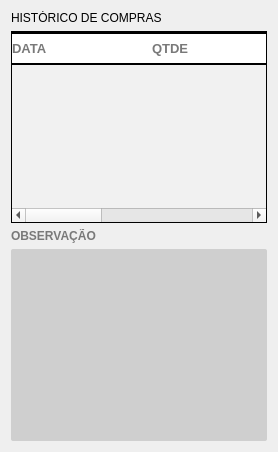
              <widget class="QWidget" name="HISTORICO">
               <attribute name="title">
                <string>HISTORICO</string>
               </attribute>
               <layout class="QVBoxLayout" name="verticalLayout_7">
                <item>
                 <widget class="QLabel" name="lb_FormProdutos_9">
                  <property name="styleSheet">
                   <string notr="true"/>
                  </property>
                  <property name="text">
                   <string>HISTÓRICO DE COMPRAS</string>
                  </property>
                 </widget>
                </item>
                <item>
                 <widget class="QTableWidget" name="tb_HistoricoComprasProduto">
                  <property name="styleSheet">
                   <string notr="true">QTableView{
background: #F1F1F1;
color: black;
font-weight: bold;
font-size: 16px;
border:1px solid;
	selection-color: rgb(255, 255, 255);
selection-background-color: rgb(85, 170, 255);
}
QHeaderView:section{
background: #FFF;

font-size: 13px;
font-family: &quot;Arial&quot;;
font-weight: bold;
color: #797979;
border:none;
border-bottom: 2px solid black;
border-top:2px solid black;
padding:5px 0px;
text-transform: uppercase
}</string>
                  </property>
                  <property name="verticalScrollBarPolicy">
                   <enum>Qt::ScrollBarAsNeeded</enum>
                  </property>
                  <property name="horizontalScrollBarPolicy">
                   <enum>Qt::ScrollBarAsNeeded</enum>
                  </property>
                  <property name="editTriggers">
                   <set>QAbstractItemView::NoEditTriggers</set>
                  </property>
                  <property name="tabKeyNavigation">
                   <bool>false</bool>
                  </property>
                  <property name="alternatingRowColors">
                   <bool>true</bool>
                  </property>
                  <property name="selectionBehavior">
                   <enum>QAbstractItemView::SelectRows</enum>
                  </property>
                  <property name="showGrid">
                   <bool>false</bool>
                  </property>
                  <attribute name="horizontalHeaderDefaultSectionSize">
                   <number>140</number>
                  </attribute>
                  <attribute name="verticalHeaderVisible">
                   <bool>false</bool>
                  </attribute>
                  <attribute name="verticalHeaderHighlightSections">
                   <bool>false</bool>
                  </attribute>
                  <column>
                   <property name="text">
                    <string>DATA</string>
                   </property>
                   <property name="textAlignment">
                    <set>AlignLeading|AlignVCenter</set>
                   </property>
                  </column>
                  <column>
                   <property name="text">
                    <string>QTDE</string>
                   </property>
                   <property name="textAlignment">
                    <set>AlignLeading|AlignVCenter</set>
                   </property>
                  </column>
                  <column>
                   <property name="text">
                    <string>VALOR</string>
                   </property>
                   <property name="textAlignment">
                    <set>AlignLeading|AlignVCenter</set>
                   </property>
                  </column>
                 </widget>
                </item>
                <item>
                 <widget class="QLabel" name="lb_FormProdutos_8">
                  <property name="styleSheet">
                   <string notr="true">QLabel{
font-size: 12px;
font-family: &quot;Arial Unicode MS&quot;;
font-weight: bold;
color: #797979
}</string>
                  </property>
                  <property name="text">
                   <string>OBSERVAÇÃO</string>
                  </property>
                 </widget>
                </item>
                <item>
                 <widget class="QTextEdit" name="tx_ObsProduto">
                  <property name="focusPolicy">
                   <enum>Qt::ClickFocus</enum>
                  </property>
                  <property name="styleSheet">
                   <string notr="true">border:0px;
background: #CFCFCF;
border-radius: 2px;
color: #000;
font: 13px &quot;Arial&quot; ;
text-transform: uppercase;</string>
                  </property>
                  <property name="frameShape">
                   <enum>QFrame::WinPanel</enum>
                  </property>
                  <property name="frameShadow">
                   <enum>QFrame::Plain</enum>
                  </property>
                  <property name="documentTitle">
                   <string>OBS</string>
                  </property>
                  <property name="lineWrapMode">
                   <enum>QTextEdit::WidgetWidth</enum>
                  </property>
                 </widget>
                </item>
               </layout>
              </widget>
